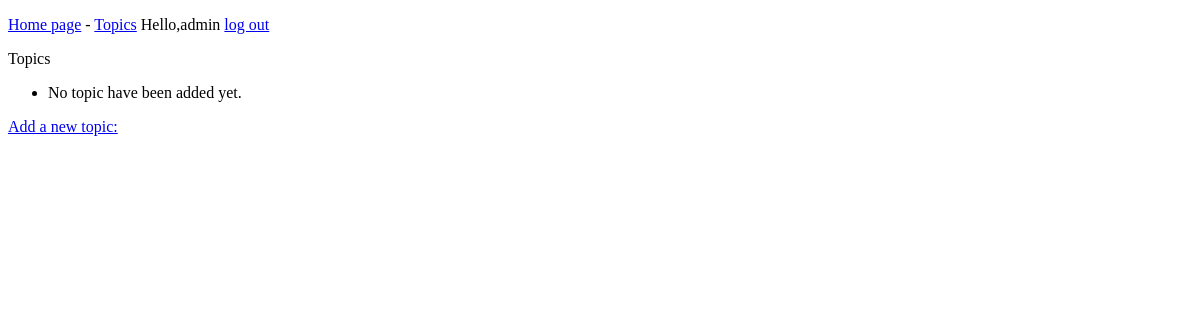
Page /topics/ (signed in) on the earlier database version.
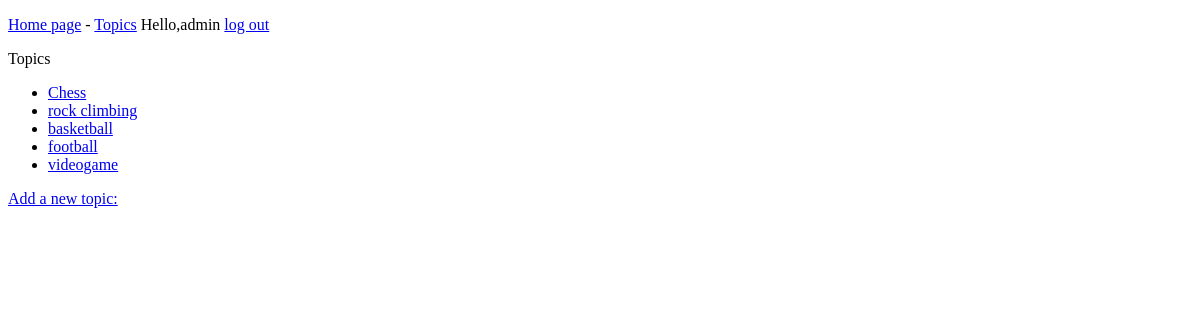
Same page on the later database version.
### first_app/models.py (models this page shows)
class Topic(models.Model):
    text = models.CharField(max_length=200)
    date_added = models.DateTimeField(auto_now_add=True)
    owner = models.ForeignKey(User)  # 添加一个关联用户的外键
    def __str__(self):
        return self.text

### first_app/views.py (the view)
# urls.py: url(r'^topics/$', view=views.topics, name='topics'),
@login_required
def topics(request):
    topics = Topic.objects.filter(owner=request.user).order_by('date_added')
    context = {'topics': topics}
    return render(request, 'topics.html', context)

### first_app/templates/topics.html (shortened to what this page needs)
{% extends 'base.html' %}
{% block content %}
    <p>Topics</p>
    <ul>
    {% for topic in topics %}
        <li>
        <a href="{% url 'first_app:topic' topic.id %}">{{ topic }}</a>
        </li>
    {% empty %}
        <li>No topic have been added yet.</li>
    {% endfor %}
    </ul>
    <a href="{% url 'first_app:new_topic' %}">Add a new topic:</a>
{% endblock content %}

### first_app/templates/base.html (shortened to what this page needs)
<!DOCTYPE html>
<html lang="en">
<head>
</head>
<body>
<p>
    <a href="{% url 'first_app:index' %}">Home page</a>
    -
    <a href="{% url 'first_app:topics' %}">Topics</a>
    {% if user.is_authenticated %}
        Hello,{{ user.username }}
        <a href="{% url 'users:logout' %}">log out</a>
    {% else %}
        <a href="{% url 'users:register' %}">register</a>-
        <a href="{% url 'users:login' %}">login in </a>
    {% endif %}
</p>
{% block content %}
{% endblock content %}
</body>
</html>

Differences in the rows shown:
now on this page (row edited): Topic: text "Chess"
now on this page (row edited): Topic: text "rock climbing"
now on this page (row edited): Topic: text "basketball"
now on this page (row edited): Topic: text "football"
now on this page (row edited): Topic: text "videogame"
Other differences:
text no longer shown: "No topic have been added yet."
